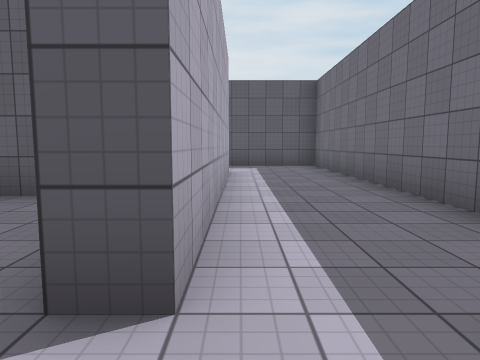
[1] (above)

24 first-person views from a walk through a Unity game level. The camera is 1.3 m above the floor, tilts 6° down and sees 70° across. The floor is counted in squares, 2 m on a side. Each view is taken from the middle of a square. On the plan, view 1 faces up. The plan holds only what a view shows up to about 10 squares ahead; the rest is blank. The player character is not drawn. Surface patterns are stand-ins for the level's own textures.

[2]
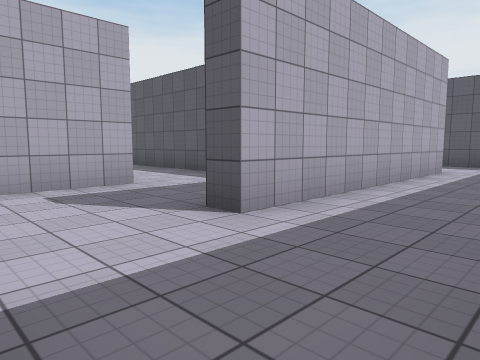

[3]
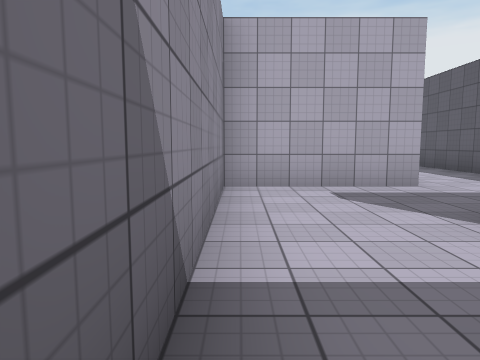

[4]
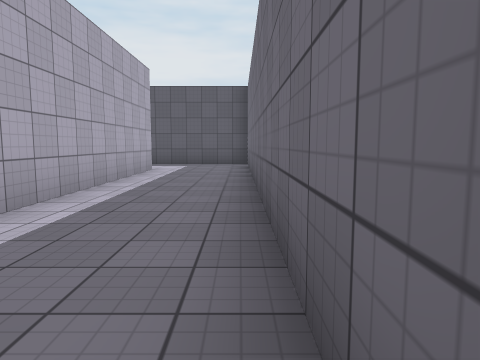

[5]
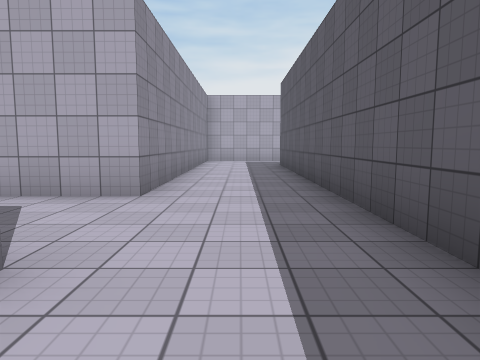

[6]
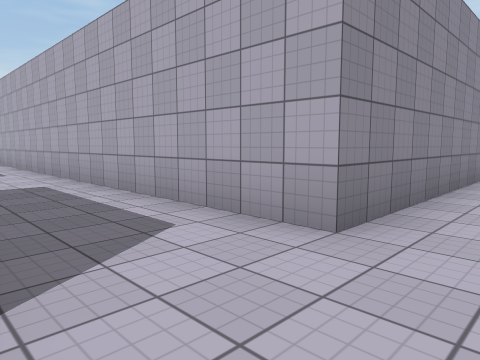

[7]
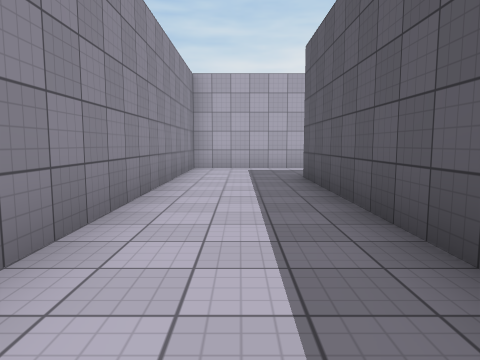

[8]
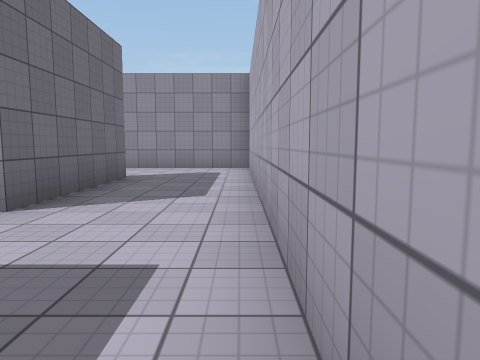

[9]
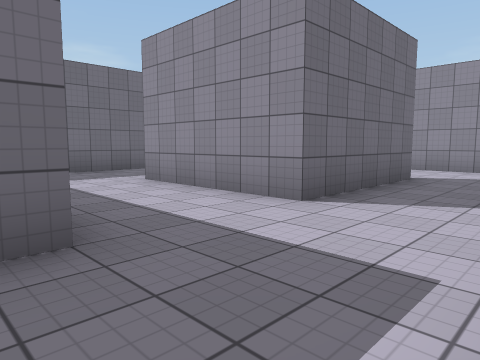

[10]
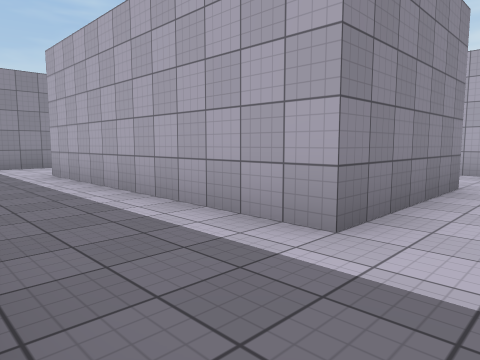

[11]
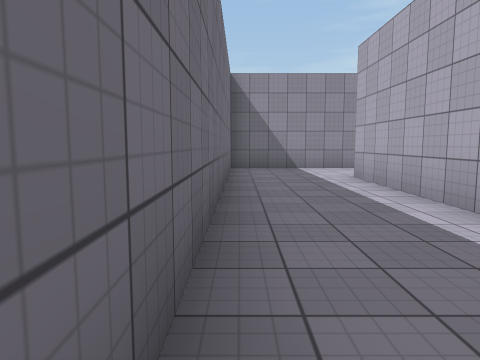

[12]
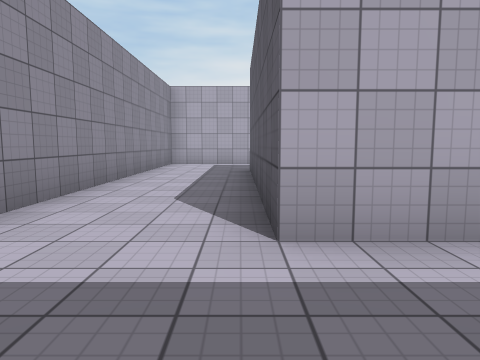

[13]
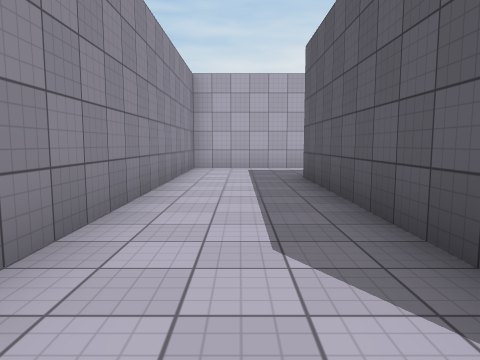

[14]
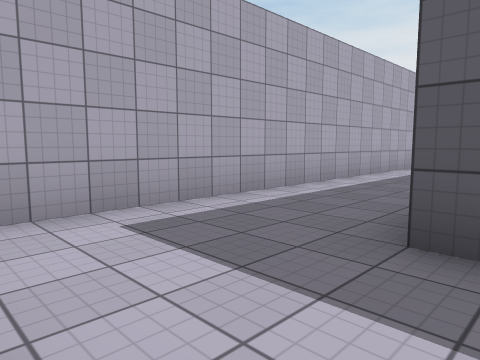

[15]
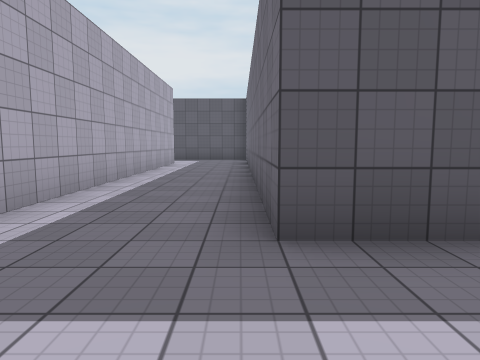

[16]
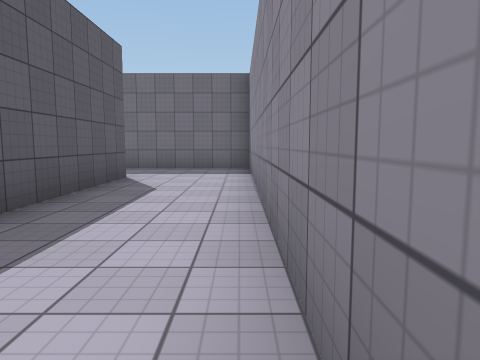

[17]
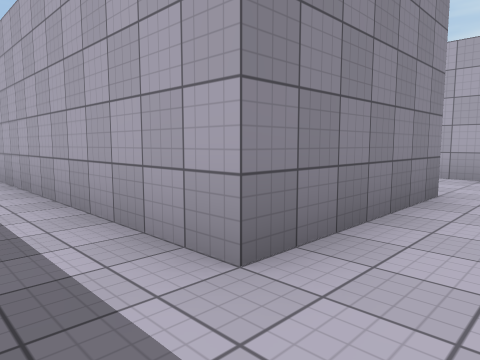

[18]
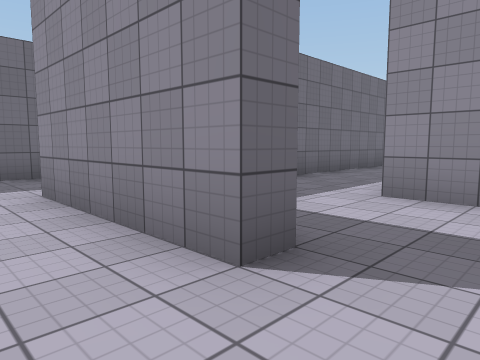

[19]
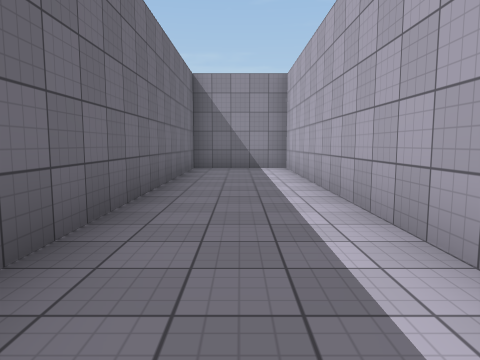

[20]
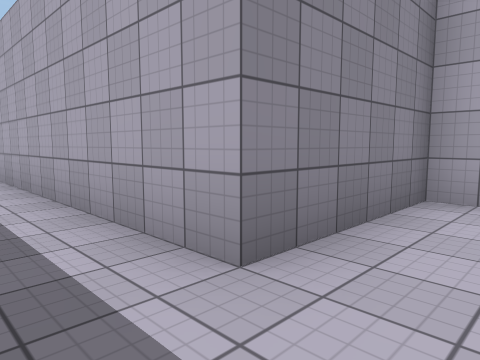

[21]
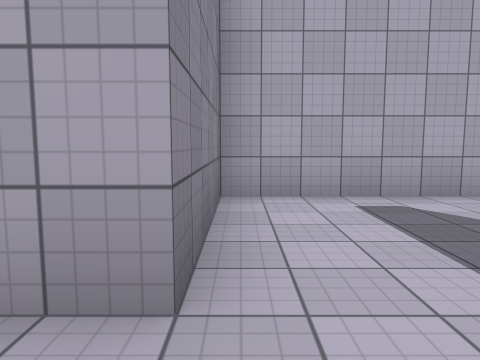

[22]
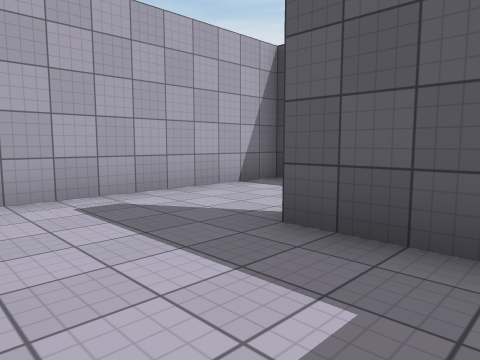

[23]
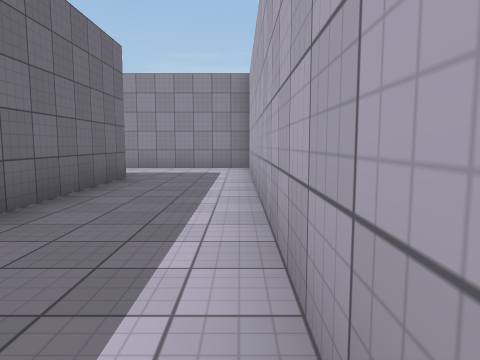

[24]
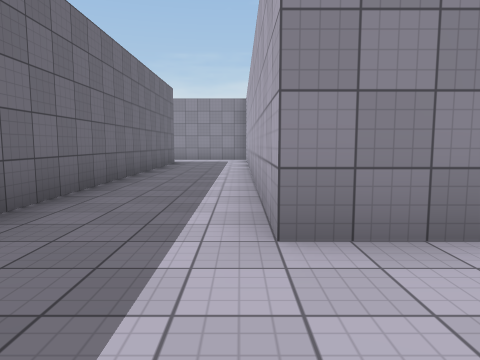

### Floor plan
Points are (right, up) in squares from view 1. A wall is a line through its corners. A room is listed if a view was taken in it or the views show most of it. See-through windows are left out.
Room 1 (views 1, 2, 3, 4, 5)
walls: (-2.5, 4.3) (-3.5, 4.3); (-3.2, 1.9) (-3.2, -1.2) (1.8, -1.2); (2.3, -0.8) (2.3, 10.1); (-0.2, 7.8) (-0.2, 1.3) (-0.8, 1.3); (0.1, 10.3) (-1, 10.3)
ways out: opening at (-4, 2.5) to room 2
Room 2 (views 6, 7, 8, 9, 10, 11, 12, 13, 14, 15, 16, 17, 18, 19, 20, 21, 22, 23, 24)
walls: (-15.3, 1.4) (-15.3, -4.2) (-12.3, -4.2) (-12.3, -13.2) (-9.8, -13.2) (-9.8, -5.6); (-11.2, -1.7) (-12.8, -1.7) (-12.8, -1.2) (-9.2, -1.2) (-9.2, -13.2) (2.3, -13.2) (2.3, -3.8); (-6.8, -2) (-6.8, -1.2); (-3.8, -1.9) (-3.8, -1.2); (-3.5, 4.3) (-12.8, 4.3) (-12.8, 12.9); (-6.4, -10.3) (-2.9, -10.3); (-3.8, -7.8) (-3.8, -4.2) (-0.2, -4.2) (-0.2, -10.7) (-6.8, -10.7) (-6.8, -3.5); (-16.6, 13.8) (-15.3, 13.8) (-15.3, 1.8) (-6.3, 1.8) (-6.3, -9.5)
ways out: opening at (-4, 2.5) to room 1

Where each view was taken, in squares from view 1:
view 1: 0 up, 0 right, facing up
view 2: 1 down, 2 right, facing up-left
view 3: 1 down, 2 right, facing left
view 4: 1 down, 2 right, facing up
view 5: 3 up, 2 left, facing left
view 6: 3 up, 4 left, facing down-left
view 7: 3 up, 6 left, facing left
view 8: 1 down, 6 left, facing down
view 9: 1 down, 6 left, facing down-right
view 10: 3 down, 2 right, facing down-left
view 11: 4 down, 2 right, facing down
view 12: 11 down, 2 right, facing left
view 13: 12 down, 0 right, facing left
view 14: 13 down, 6 left, facing up-left
view 15: 13 down, 7 left, facing up
view 16: 13 down, 7 left, facing right
view 17: 0 up, 8 left, facing down-left
view 18: 0 up, 14 left, facing down-right
view 19: 4 down, 11 left, facing down
view 20: 3 down, 11 left, facing down-left
view 21: 4 down, 11 left, facing left
view 22: 4 down, 11 left, facing up-left
view 23: 11 up, 15 left, facing down
view 24: 16 up, 15 left, facing down
